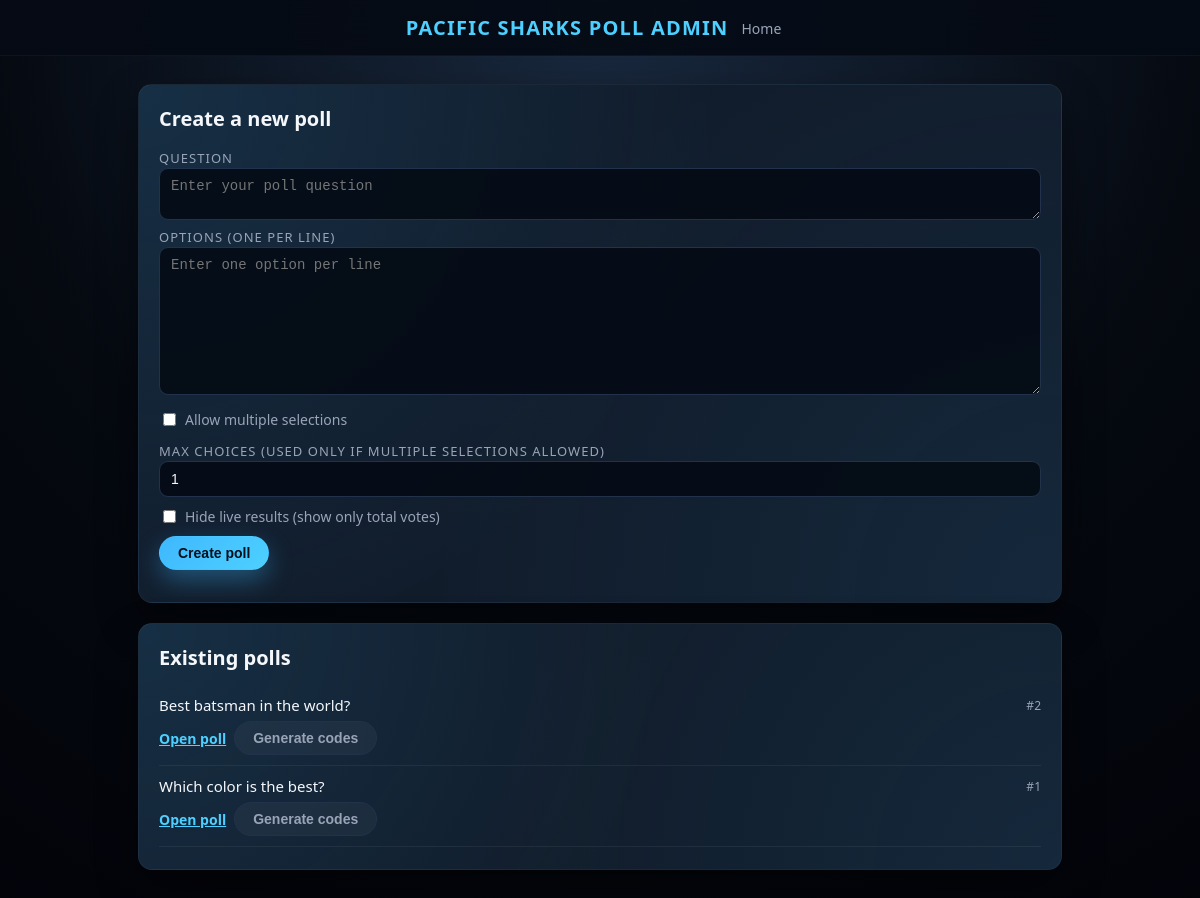
The app's page /admin, older data.
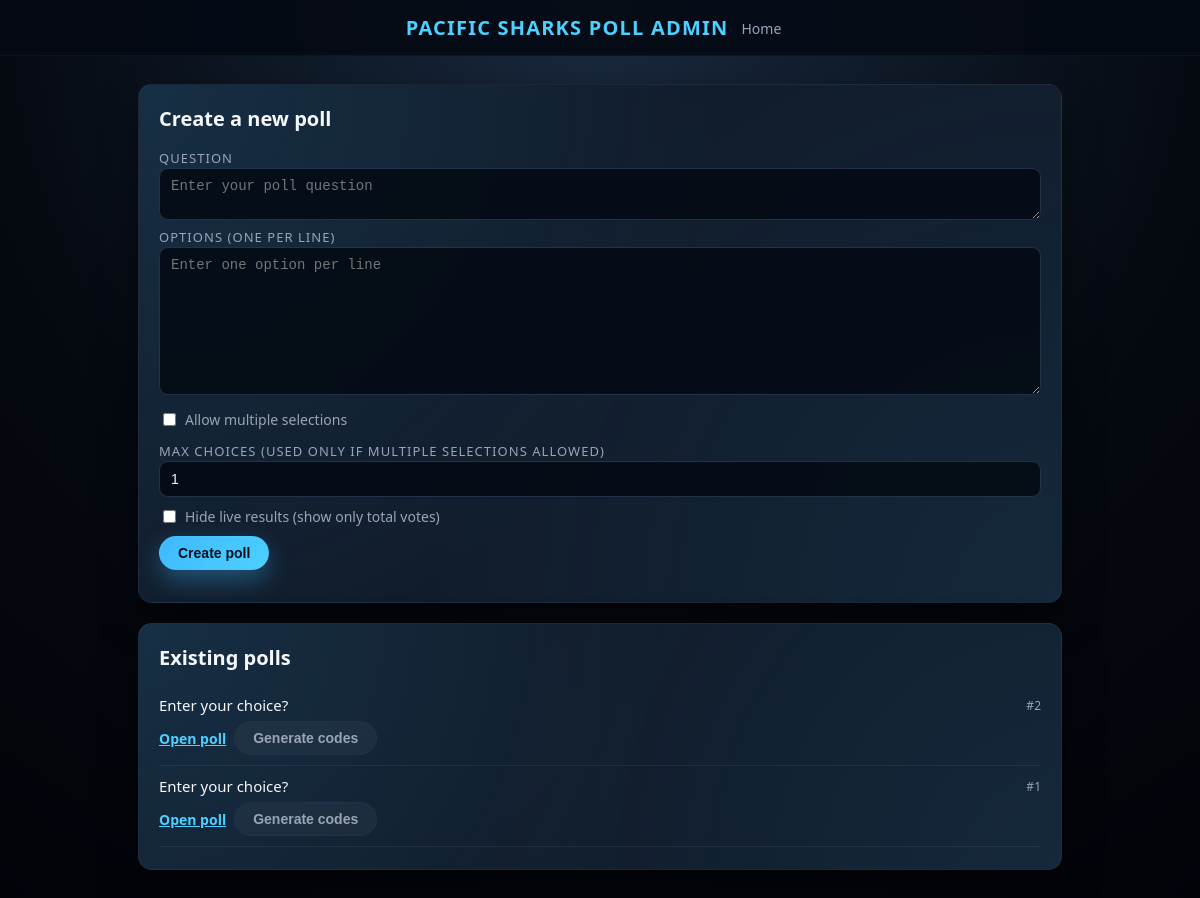
The same page, newer data.
### tables this page shows
CREATE TABLE polls (
    id INTEGER PRIMARY KEY AUTOINCREMENT,
    question TEXT NOT NULL,
    multiple_allowed INTEGER NOT NULL DEFAULT 0,
    max_choices INTEGER DEFAULT NULL,
    hide_results INTEGER NOT NULL DEFAULT 0
);

### backend/app.py (the view)
@app.route("/admin")
def admin():
    db = get_db()
    polls = db.execute("SELECT id, question FROM polls ORDER BY id DESC").fetchall()
    return render_template("admin.html", polls=polls)

### backend/app.py (called while the page is built)
def get_db():
    if "db" not in g:
        g.db = sqlite3.connect(DB_PATH)
        g.db.row_factory = sqlite3.Row
    return g.db

### frontend/templates/admin.html (shortened to what this page needs)
<!doctype html>
<html lang="en">
  <head>
    <link
      rel="stylesheet"
      href="{{ url_for('static', filename='style.css') }}"
    />
  </head>
  <body class="page">
    <header class="top-bar">
      <div class="top-bar-left">
        <div class="brand">Pacific Sharks Poll Admin</div>
      </div>
      <div class="top-bar-right">
        <a href="{{ url_for('home') }}" class="top-link">Home</a>
      </div>
    </header>
    <main class="content">
      <section class="card">
        <h1 class="card-title">Create a new poll</h1>
        <label class="field-label" for="question">Question</label>
        <textarea
          id="question"
          rows="2"
          class="field-input"
          placeholder="Enter your poll question"
        ></textarea>
        <label class="field-label">Options (one per line)</label>
        <textarea
          id="options-textarea"
          class="field-input"
          rows="8"
          placeholder="Enter one option per line"
        ></textarea>
        <div class="field-row">
          <label class="checkbox-label">
            <input type="checkbox" id="multiple_allowed" />
            Allow multiple selections
          </label>
        </div>
        <label class="field-label" for="max_choices">
          Max choices (used only if multiple selections allowed)
        </label>
        <input
          type="number"
          id="max_choices"
          min="1"
          value="1"
          class="field-input"
        />
        <div class="field-row">
          <label class="checkbox-label">
            <input type="checkbox" id="hide_results" />
            Hide live results (show only total votes)
          </label>
        </div>
        <button id="create-poll" class="btn btn-primary" type="button">
          Create poll
        </button>
      </section>
      <section class="card">
        <h2 class="card-title">Existing polls</h2>
        {% if polls %}
        <ul class="poll-list">
          {% for p in polls %}
          <li class="poll-list-item">
            <div class="poll-list-main">
              <span class="poll-question">{{ p.question }}</span>
              <span class="poll-id">#{{ p.id }}</span>
            </div>
            <div class="poll-list-actions">
              <a
                href="{{ url_for('poll_view', poll_id=p.id) }}"
                class="btn btn-link"
                target="_blank"
              >
                Open poll
              </a>
              <button
                class="btn btn-secondary btn-generate-codes"
                data-poll-id="{{ p.id }}"
                data-poll-question="{{ p.question }}"
              >
                Generate codes
              </button>
            </div>
          </li>
          {% endfor %}
        </ul>
        {% else %}
        <p class="muted">No polls yet. Create one above.</p>
        {% endif %}
      </section>
    </main>
  </body>
</html>

Row changes from the older to the newer data that the page shows:
changed polls id 2: question "Best batsman in the world?" → "Enter your choice?"
changed polls id 1: question "Which color is the best?" → "Enter your choice?"
